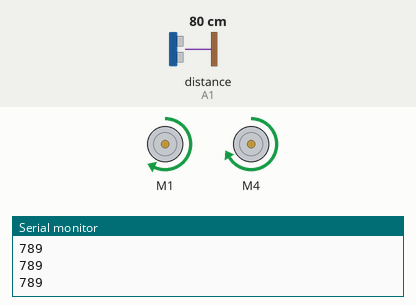
Simulated run of this sketch. Board: Arduino Uno, built with avr-gcc and run on an emulated ATmega328P. Parts: 2 × DC motor (green arrow = forward, orange = backward, longer = faster), the last lines printed to the serial monitor. Wiring (inferred from the names in the program): ultrasonic range finder: trigger A0; echo A1. The inputs (shaded band) are chosen by the test bench; at power-on: distance to the obstacle (sensor on A1) 80 cm. The echo pulse lasts 58.3 µs per cm.

Above: at 1.2 s.
1.3 s: distance to the obstacle (sensor on A1) set to 55 cm
2.8 s: distance to the obstacle (sensor on A1) set to 47 cm
At 3.5 s:
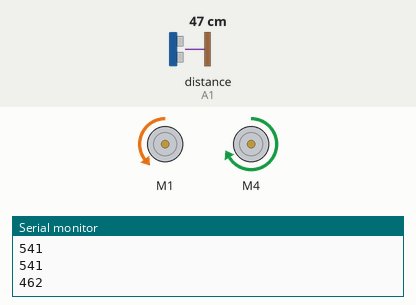
At 4.8 s:
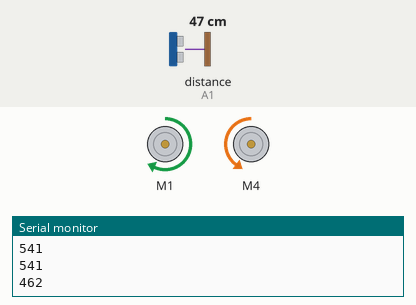
5.8 s: distance to the obstacle (sensor on A1) set to 2 cm
At 7.3 s:
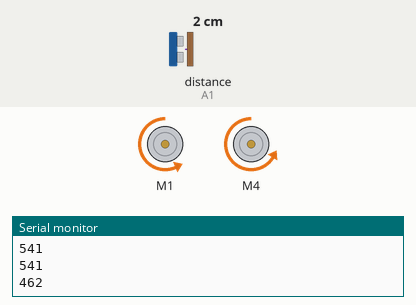
8.8 s: distance to the obstacle (sensor on A1) set to 35 cm
11.8 s: distance to the obstacle (sensor on A1) set to 4 cm
Timing chart, 0 to 15.8 s (numbered marks = the images above; inputs shaded):
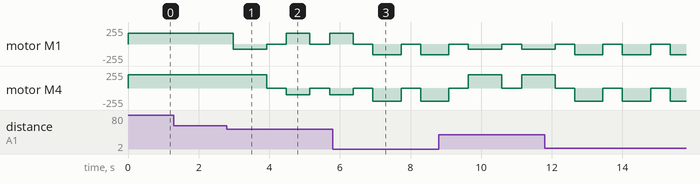

Measured:
- the behaviour switches between 51 and 50 cm on distance to the obstacle (sensor on A1) (found by bisection; images 0 and 1)
- after the input at 2.8 s, motor M1: forward 164/255 → backward 82/255 after 0.18 s, → stopped 0.95 s later, → forward 164/255 0.56 s later, → stopped 0.67 s later, … (5 changes in this stretch); motor M4: alternates backward 100/255 for 0.67 s and stopped for 0.56 s, starting after 1.1 s

The sketch:

Arduino_code.ino
```cpp
#include <SoftwareSerial.h>
#include <AFMotor.h>
AF_DCMotor motor_L(1); //모터 드라이버 쉴드 변수 선언
AF_DCMotor motor_R(4);

//양쪽 모터의 출력 다를 수 있으므로 최대한 직진하도록 조정
int Lspeed = 164;            //좌측 모터 속도 164
int Rspeed = 200;            //우측 모터 속도 200

//초음파센서 출력핀(trig)과 입력핀(echo), 변수 선언
int TrigPin = A0;
int EchoPin = A1;
long duration, distance;
int count = 0; //Obstacle_Check() 함수를 위한 변수

//loop를 돌리기 위한 함수들을 선언
void Obstacle_Check();
void Distance_Measurement();
void Forward();
void Backward();
void Right();
void Left();
void Stop();

//setup//
void setup() {
  Serial.begin(9600);
  Serial.println("Eduino Smart Car Start!");

  pinMode(EchoPin, INPUT);               // EchoPin 입력
  pinMode(TrigPin, OUTPUT);              // TrigPin 출력

  motor_L.setSpeed(Lspeed);              // 왼쪽 모터의 속도
  motor_L.run(RELEASE);
  motor_R.setSpeed(Rspeed);              // 오른쪽 모터의 속도
  motor_R.run(RELEASE);
}

//loop//
void loop() {
  Forward(); //직진
  delay(50);
  Obstacle_Check(); //장애물 확인 및 회피 방향 결정
}

//장애물을 확인하고 회피 방향을 결정하는 함수//
void Obstacle_Check() {
  Distance_Measurement();
  delay(50);

  Serial.println(distance);

  while (distance < 500) {
    //장애물과의 거리가 200 이하라면 후진 후 다시 거리 측정
    if (distance < 200) {
      Backward();
      delay(800);
      Stop();
      delay(400); //완전히 정지한 뒤 거리를 측정하도록 정지 시간을 늘림
      Distance_Measurement();
      delay(100);
    }
    //장애물과의 거리가 200 이상 500 이하라면
    //왼쪽과 오른쪽을 번갈아가며 순차적으로 거리 측정
    else {
      if(count == 0){
        Left();
        delay(950);
        count++;
      }
      else if(count == 1){
        Right();
        delay(670);
        count++;
      }
      else if(count == 2){
        Right();
        delay(670);
        count++;
      }
      else {
        Left();
        delay(950);
        count=0;
      }
      Stop(); //회전을 완전히 정지하고 다음 동작을 하도록 딜레이를 줌
      delay(400);
      Distance_Measurement();
      delay(100);
    }
  }
}

//장애물과의 거리를 측정하는 함수//
void Distance_Measurement() {
  digitalWrite(TrigPin, LOW);
  delay(2);
  digitalWrite(TrigPin, HIGH); //trigPin에서 초음파 발생(echoPin도 HIGH)
  delayMicroseconds(10);
  digitalWrite(TrigPin, LOW);
  duration = pulseIn(EchoPin, HIGH); //echoPin 이 HIGH를 유지한 시간을 저장
  //duration값과 거리 공식으로 구해진 결과를 distance 변수에 저장
  distance = ((float)(340 * duration) / 1000) / 2;
  delay(50);
}

//모터를 제어하는 함수들//
//직진과 후진의 경우 왼쪽 모터와 오른쪽 모터를 동일하게 동작
void Forward() { //직진 함수//
  motor_L.run(FORWARD);  motor_R.run(FORWARD);
  motor_L.setSpeed(Lspeed);  motor_R.setSpeed(Rspeed);
}

void Backward() { //후진 함수//
  motor_L.run(BACKWARD);  motor_R.run(BACKWARD);
  motor_L.setSpeed(Lspeed);  motor_R.setSpeed(Rspeed);
}

void Right() { //오른쪽으로 회전하는 함수//
  //왼쪽 바퀴는 앞으로, 오른쪽 바퀴는 뒤로 회전
  motor_L.run(FORWARD);  motor_R.run(BACKWARD);
  //오른쪽 바퀴의 속도를 50퍼센트 줄여 부드러운 회전이 가능하도록 설정
  motor_L.setSpeed(Lspeed);  motor_R.setSpeed(Rspeed*0.5);
}

void Left() { //왼쪽으로 회전하는 함수//
  motor_L.run(BACKWARD);  motor_R.run(FORWARD);
  motor_L.setSpeed(Lspeed*0.5);  motor_R.setSpeed(Rspeed);
}

void Stop() { //정지 함수//
  //양쪽 모터를 모두 RELEASE 상태로 설정
  motor_L.run(RELEASE);       motor_R.run(RELEASE);
  //양쪽 모터의 속도를 0으로 설정
  motor_L.setSpeed(0);  motor_R.setSpeed(0);
}
```
